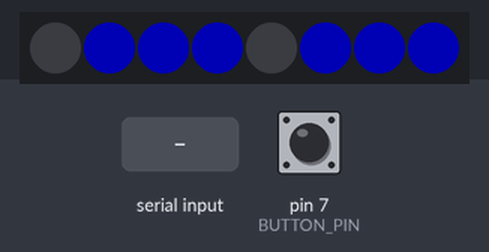
A sketch run on a simulated Arduino Uno, built with avr-gcc and run on an emulated ATmega328P. Shown: 8 RGB LEDs in strip order, left to right. The inputs (shaded band) are chosen by the test bench; at power-on: pin 7 (BUTTON_PIN) HIGH. Dim RGB values are drawn brighter than linear; colours are those a GRB WS2812 strip shows for the declared byte order.

Above: at 1.2 s.
1.3 s: pin 7 (BUTTON_PIN) pulled LOW for 0.15 s
At 2.0 s:
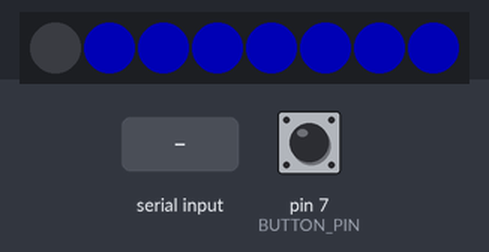
3.0 s: "x" received over Serial
At 4.0 s:
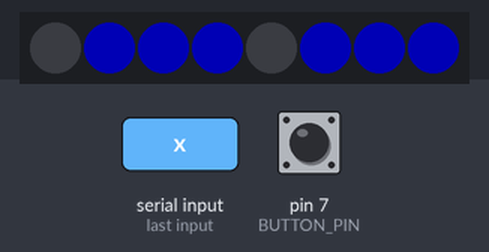
6.0 s: pin 7 (BUTTON_PIN) pulled LOW for 1 s
Timing chart, 0 to 9.0 s (numbered marks = the images above; inputs shaded):
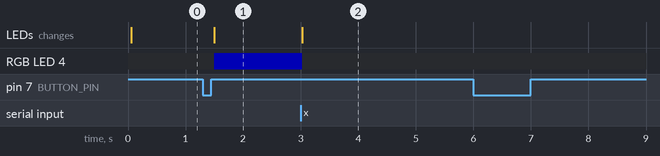

The sketch:

OHvZ_Klok.ino
```cpp
#include <FastLED.h>

#define NUM_LEDS 8
#define DATA_PIN 6
#define BUTTON_PIN 7

CRGB leds[NUM_LEDS];

boolean active = true;
char input;
const int ledsPerSegment = 1;
int counter = 40;
int activeLeds = 0;

// Debounce variables.
unsigned long lastDebounceTime = 0;
unsigned long debounceDelay = 50;
int lastButtonState;
int buttonState;

byte maxBrightness = 64;
int firstDigit = 9;
int secondDigit = 9;

/*
 *  |-f--|
    e    g
    |-a--|
    d    b
    |-c--|
 *
 */
                    //  a, b, c, d, e, f, g
int numbers[10][7]  = {{0, 1, 1, 1, 1, 1, 1},  // 0
                       {0, 1, 0, 0, 0, 0, 1},  // 1
                       {1, 0, 1, 1, 0, 1, 1},  // 2
                       {1, 1, 1, 0, 0, 1, 1},  // 3
                       {1, 1, 0, 0, 1, 0, 1},  // 4
                       {1, 1, 1, 0, 1, 1, 0},  // 5
                       {1, 1, 1, 1, 1, 1, 0},  // 6
                       {0, 1, 0, 0, 0, 1, 1},  // 7
                       {1, 1, 1, 1, 1, 1, 1},  // 8
                       {1, 1, 1, 0, 1, 1, 1}}; // 9


void setup() {
  // FastLED.addLeds<(Model), (Data pin)>((Store array), (# of leds));
  FastLED.addLeds<WS2813, DATA_PIN>(leds, NUM_LEDS);
  FastLED.setBrightness(maxBrightness);
  Serial.begin(9600);
}

void loop() {
  if (Serial.available() > 0) {
    //input = (char) Serial.read();
    input = 'l';
  }

  if (input == 'x') {
    active = !active;
    Serial.print("Switched to ");
    Serial.println(active ? "active." : "inactive.");
  }
  if (active) {
  int buttonPressed = digitalRead(BUTTON_PIN);

  // If the button state changed (started pressing, just released or noise)
  if (buttonPressed != lastButtonState) {
    lastDebounceTime = millis();
  }

  // If lastDebounceTime did not get reset long enough ( => consistent button press)
  // Change the button state.
  if (millis() > lastDebounceTime + debounceDelay) {
    if (buttonPressed != buttonState) {
      buttonState = buttonPressed;

      // On button press
      if (buttonState == HIGH) {
        changeNumber();
      }
    }
  }
  lastButtonState = buttonPressed;

  if (input == 't') {
      // Draw every LED separately.
      test();
    } else if (input == 'l') {
      // Draw all digits 00, 11, 22 ... 99.
      for (int i = 0; i < 10; i++) {
        drawNumber(true, i);
        //drawNumber(false, i);
      }
    } else if (input == 'r') {
      // Draw the current counter.
      drawNumber(true, firstDigit);
      //drawNumber(false, secondDigit);
    } else if (input == '0') {
      drawNumber(true, 0);
    } else if (input == '1') {
      drawNumber(true, 1);
    } else if (input == '2') {
      drawNumber(true, 2);
    } else if (input == '3') {
      drawNumber(true, 3);
    } else if (input == '4') {
      drawNumber(true, 4);
    } else if (input == '5') {
      drawNumber(true, 5);
    } else if (input == '6') {
      drawNumber(true, 6);
    } else if (input == '7') {
      drawNumber(true, 7);
    } else if (input == '8') {
      drawNumber(true, 8);
    } else if (input == '9') {
      drawNumber(true, 9);
    }
  }

  input = 'z';
}

void changeNumber() {
  counter--;
  if (counter < 0) {
    counter = 40;
  }
  firstDigit = counter/10;
  secondDigit = counter%10;
  drawNumber(true, firstDigit);
  drawNumber(false, secondDigit);
}

void drawNumber(bool leftDigit, int digit) {
  FastLED.clear();
  for (int i = 0; i < 7; i++) {
    bool segment = (numbers[digit][i]);
    if (segment) {
      for (int j = i * ledsPerSegment; j < i * ledsPerSegment + ledsPerSegment; j++) {
        int led = (leftDigit ? j : (j/* + 42*/));
        // Add one because the first one is broken.
        leds[led + 1] = CRGB::Blue;
      }
    }
  }
  FastLED.show();
}

void test() {
  for (int i = 0; i < NUM_LEDS; i++) {
    FastLED.clear();
    leds[i] = CRGB::Blue;
    FastLED.show();
    delay(30);
  }
  FastLED.clear();
}
```

Measured:
- after the input at 1.3 s, RGB LED 4: off → RGB(0, 0, 64) after 0.20 s; the LEDs: change after 0.20 s (image 1)
- after the input at 3.0 s, RGB LED 4: RGB(0, 0, 64) → off at once; the LEDs: change at once (image 2)
- after the input at 6.0 s, every drawn part: stays the same
